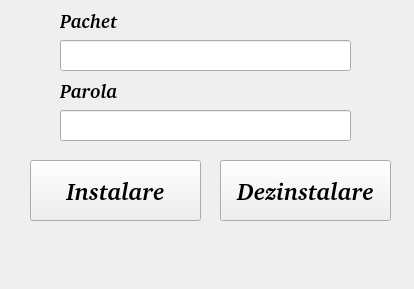
<?xml version="1.0" encoding="UTF-8"?>
<ui version="4.0">
 <class>Instalare</class>
 <widget class="QWidget" name="Instalare">
  <property name="geometry">
   <rect>
    <x>0</x>
    <y>0</y>
    <width>414</width>
    <height>289</height>
   </rect>
  </property>
  <property name="windowTitle">
   <string>Form</string>
  </property>
  <widget class="QLineEdit" name="denumire">
   <property name="geometry">
    <rect>
     <x>60</x>
     <y>40</y>
     <width>291</width>
     <height>31</height>
    </rect>
   </property>
  </widget>
  <widget class="QPushButton" name="instalare">
   <property name="geometry">
    <rect>
     <x>30</x>
     <y>160</y>
     <width>171</width>
     <height>61</height>
    </rect>
   </property>
   <property name="font">
    <font>
     <family>C059 [UKWN]</family>
     <pointsize>18</pointsize>
     <weight>75</weight>
     <italic>true</italic>
     <bold>true</bold>
    </font>
   </property>
   <property name="text">
    <string>Instalare</string>
   </property>
  </widget>
  <widget class="QPushButton" name="dezinstalare">
   <property name="geometry">
    <rect>
     <x>220</x>
     <y>160</y>
     <width>171</width>
     <height>61</height>
    </rect>
   </property>
   <property name="font">
    <font>
     <family>C059 [UKWN]</family>
     <pointsize>18</pointsize>
     <weight>75</weight>
     <italic>true</italic>
     <bold>true</bold>
    </font>
   </property>
   <property name="text">
    <string>Dezinstalare</string>
   </property>
  </widget>
  <widget class="QLineEdit" name="parola">
   <property name="geometry">
    <rect>
     <x>60</x>
     <y>110</y>
     <width>291</width>
     <height>31</height>
    </rect>
   </property>
   <property name="echoMode">
    <enum>QLineEdit::Password</enum>
   </property>
  </widget>
  <widget class="QLabel" name="label">
   <property name="geometry">
    <rect>
     <x>60</x>
     <y>80</y>
     <width>91</width>
     <height>21</height>
    </rect>
   </property>
   <property name="font">
    <font>
     <family>C059 [UKWN]</family>
     <pointsize>14</pointsize>
     <weight>75</weight>
     <italic>true</italic>
     <bold>true</bold>
    </font>
   </property>
   <property name="text">
    <string>Parola</string>
   </property>
  </widget>
  <widget class="QLabel" name="label_2">
   <property name="geometry">
    <rect>
     <x>60</x>
     <y>10</y>
     <width>91</width>
     <height>21</height>
    </rect>
   </property>
   <property name="font">
    <font>
     <family>C059 [UKWN]</family>
     <pointsize>14</pointsize>
     <weight>75</weight>
     <italic>true</italic>
     <bold>true</bold>
    </font>
   </property>
   <property name="text">
    <string>Pachet</string>
   </property>
  </widget>
 </widget>
 <resources/>
 <connections/>
</ui>
